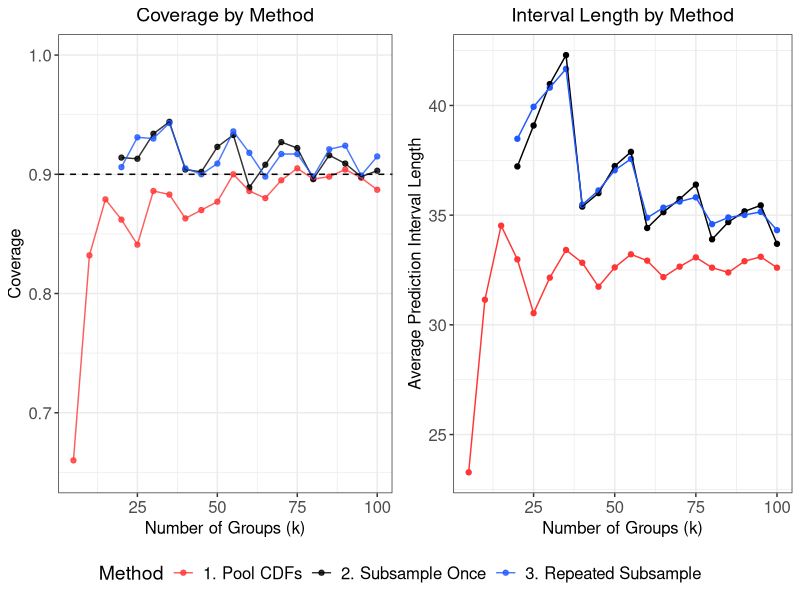

Recreate this plot in R.
# Coverage/size plots for unsupervised methods on unbalanced data

library(tidyverse)
library(data.table)
library(gridExtra)
library(grid)

# Create theme
paper_theme <- theme_bw() +
  theme(plot.title = element_text(hjust = 0.5, size = 16),
        plot.subtitle = element_text(hjust = 0.5, size = 14),
        legend.title = element_text(size = 14),
        axis.title = element_text(size = 14),
        legend.text = element_text(size = 12),
        axis.text = element_text(size = 12),
        strip.text = element_text(size = 12),
        panel.spacing = unit(1.2, "lines"))

# Read in data

method_1 <- fread(file = "sim_data/section_3/unbalanced/method_1.csv") %>%
  mutate(Method = "1. Pool CDFs")

method_2 <- fread(file = "sim_data/section_3/unbalanced/method_2.csv") %>%
  mutate(Method = "2. Subsample Once")

method_3 <- fread(file = "sim_data/section_3/unbalanced/method_3.csv") %>%
  mutate(Method = "3. Repeated Subsample")

# Merge results across methods
results <- rbind(method_1, method_2, method_3) %>%
  mutate(Method = factor(Method,
                         levels = c("1. Pool CDFs",
                                    "2. Subsample Once",
                                    "3. Repeated Subsample"),
                         labels = c("1. Pool CDFs",
                                    "2. Subsample Once",
                                    "3. Repeated Subsample")))

########################
##### Create plots #####
########################

# Plot coverage
coverage_unbal <- results %>%
  ggplot(aes(x = k, y = coverage, col = Method)) +
  geom_point(alpha = 0.8) +
  geom_line(alpha = 0.8) +
  geom_hline(yintercept = 0.9, lty = "dashed") +
  scale_y_continuous(limits = c(0.65, 1)) +
  labs(x = "Number of Groups (k)",
       y = "Coverage",
       title = "Coverage by Method") +
  scale_color_manual(values = c("#FF3636", "black", "#2059FF"),
                     labels = c("1. Pool CDFs",
                                "2. Subsample Once",
                                "3. Repeated Subsample")) +
  paper_theme +
  theme(legend.position = "bottom",
        plot.title = element_text(size = 14),
        axis.title = element_text(size = 12))

# Plot size
size_unbal <- results %>%
  ggplot(aes(x = k, y = avg_length, col = Method)) +
  geom_point() +
  geom_line() +
  labs(x = "Number of Groups (k)",
       y = "Average Prediction Interval Length",
       title = "Interval Length by Method") +
  scale_color_manual(values = c("#FF3636", "black", "#2059FF"),
                     labels = c("1. Pool CDFs",
                                "2. Subsample Once",
                                "3. Repeated Subsample")) +
  paper_theme +
  theme(legend.position = "none",
        plot.title = element_text(size = 14),
        axis.title = element_text(size = 12))

# Code to extract legend: http://www.sthda.com/english/wiki/wiki.php?id_contents=7930#add-a-common-legend-for-multiple-ggplot2-graphs
get_legend<-function(myggplot){
  tmp <- ggplot_gtable(ggplot_build(myggplot))
  leg <- which(sapply(tmp$grobs, function(x) x$name) == "guide-box")
  legend <- tmp$grobs[[leg]]
  return(legend)
}

legend <- get_legend(coverage_unbal)

coverage_unbal <- coverage_unbal + theme(legend.position = "none")

# Combine plots of coverage and pred int length in unbalanced setting

unbal_coverage_size <-
  grid.arrange(coverage_unbal, size_unbal, legend, ncol = 2, nrow = 2,
               layout_matrix = rbind(c(1, 2), c(3, 3)),
               widths = c(2.7, 2.7), heights = c(2, 0.2))

######################
##### Save plots #####
######################

ggsave(plot = unbal_coverage_size,
       filename = "sim_figures/section_3/unbal_coverage_size.pdf",
       width = 10, height = 3.5)
